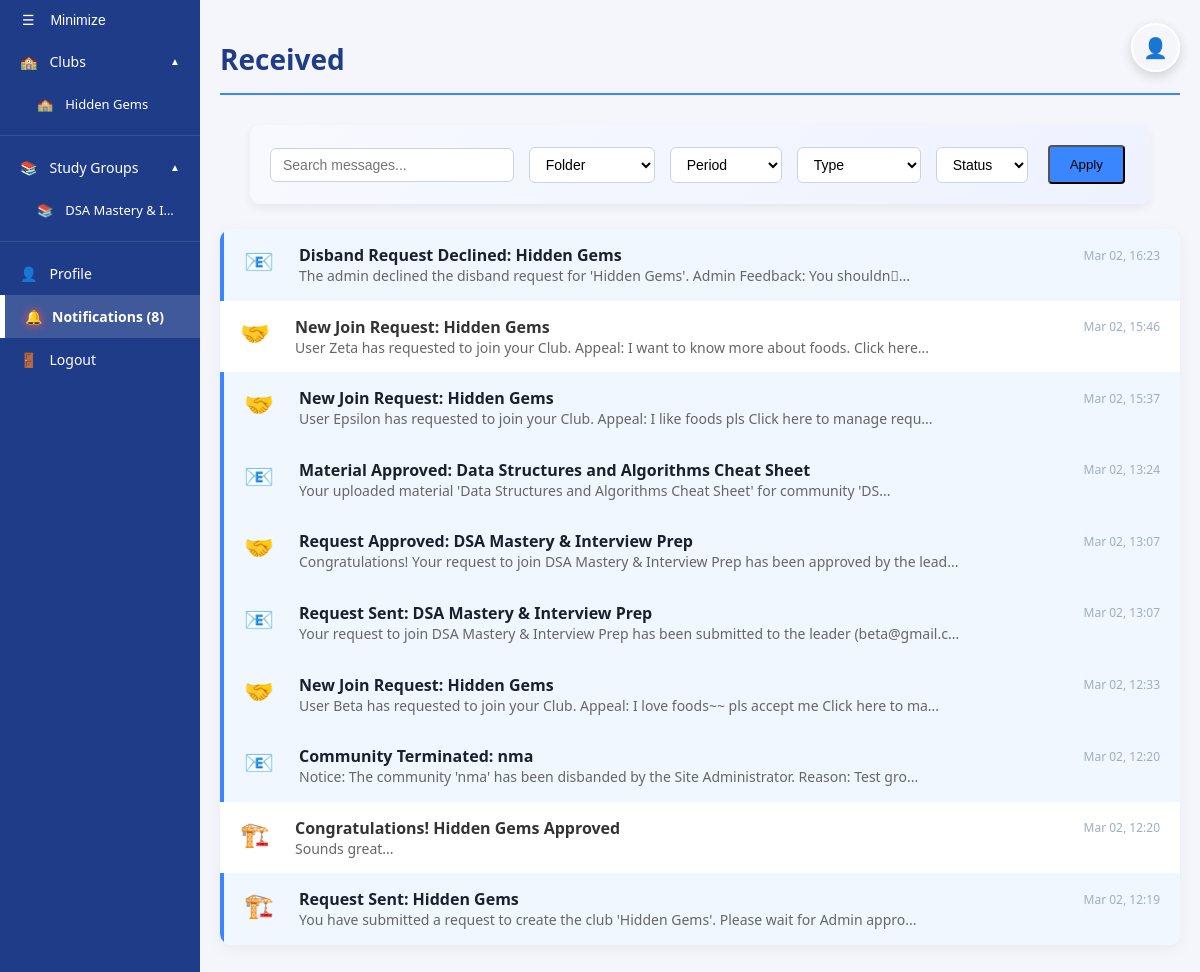
/views/notifications.php (signed in), run on the app's committed database.
### tables this page shows
CREATE TABLE `communities` (
  `id` int(11) NOT NULL,
  `leader_name` varchar(100) NOT NULL,
  `leader_email` varchar(100) NOT NULL,
  `community_name` varchar(100) NOT NULL,
  `type` enum('club','study_group') NOT NULL,
  `category` varchar(50) NOT NULL,
  `description` text NOT NULL,
  `profile_pic` varchar(255) DEFAULT NULL,
  `purpose` text NOT NULL,
  `disband_reason` text DEFAULT NULL,
  `appeal` text DEFAULT NULL,
  `status` enum('pending','approved','rejected','disband_pending') NOT NULL DEFAULT 'pending',
  `created_at` timestamp NOT NULL DEFAULT current_timestamp(),
  `pending_leader` varchar(100) DEFAULT NULL
);

CREATE TABLE `notifications` (
  `id` int(11) NOT NULL,
  `sender_email` varchar(255) NOT NULL,
  `receiver_email` varchar(255) NOT NULL,
  `title` varchar(255) NOT NULL,
  `message` text NOT NULL,
  `type` enum('creation','membership','report','post','system') NOT NULL,
  `status` enum('unread','read') DEFAULT 'unread',
  `created_at` timestamp NOT NULL DEFAULT current_timestamp()
);

### includes/functions.php (called while the page is built, shortened)
<?php
function build_filtered_query($conn, $base_sql, $filters = [], $search = '', $search_cols = [], $sort_sql = '', $initial_params = [], $initial_types = "") {
    $params = $initial_params;
    $types = $initial_types;
    $sql = $base_sql;
    $sql .= " " . $sort_sql;
    $stmt = mysqli_prepare($conn, $sql);
    if (!empty($params)) {
        mysqli_stmt_bind_param($stmt, $types, ...$params);
    }
    mysqli_stmt_execute($stmt);
    return mysqli_stmt_get_result($stmt);
}
?>

### views/notifications.php (the view, shortened to what this page needs)
<?php
include('../includes/db.php');
include('../includes/functions.php');
$user_email = $_SESSION['user'];
$search = $_GET['search'] ?? '';
$folder = $_GET['folder'] ?? 'received';
$type = $_GET['type'] ?? '';
$status = $_GET['status'] ?? '';
$params = [];
$types = "";
if ($folder === 'sent') {
    $base_sql = "SELECT * FROM notifications WHERE sender_email = ?";
} else {
    $base_sql = "SELECT * FROM notifications WHERE receiver_email = ?";
}
$params[] = $user_email;
$types .= "s";
$result = build_filtered_query(
    $conn,
    $base_sql,
    ['type' => $type, 'status' => $status],
    $search,
    ['title', 'message'],
    "ORDER BY created_at DESC",
    $params,
    $types
);
?>
<!DOCTYPE html>
<html lang="en">
<head>
    <link rel="stylesheet" href="../assets/css/notifications.css?v=<?php echo time(); ?>">
    <link rel="stylesheet" href="../assets/css/dashboards.css?v=<?php echo time(); ?>">
</head>
<body>
<?php include '../includes/navbar.php' ?>
<div class="main-content" id="main">
    <div class="dashboard-container">
        <div class="dashboard-header" style="display:flex; justify-content: space-between;">
            <h1><?php echo ucfirst($folder); ?></h1>
        </div>
        <?php include '../includes/filter_component.php'; ?>
        <div class="noti-list">
            <?php if(mysqli_num_rows($result) > 0): ?>
                <?php while($row = mysqli_fetch_assoc($result)): ?>
                    <a href="../views/view_notification.php?id=<?php echo $row['id']; ?>" class="noti-item-link">
                        <div class="noti-item <?php echo ($row['status'] == 'unread') ? 'unread' : 'read'; ?>">
                            <div class="noti-icon">
                                <?php
                                    if($row['type'] == 'creation') echo '🏗️';
                                    elseif($row['type'] == 'membership') echo '🤝';
                                    elseif($row['type'] == 'report') echo '🚩';
                                    else echo '📧';
                                ?>
                            </div>
                            <div class="noti-content">
                                <div class="noti-title-row">
                                    <h4><?php echo htmlspecialchars($row['title']); ?></h4>
                                    <span class="noti-time"><?php echo date('M d, H:i', strtotime($row['created_at'])); ?></span>
                                </div>
                                <p class="noti-preview">
                                    <?php echo substr(htmlspecialchars($row['message']), 0, 100); ?>...
                                </p>
                            </div>
                        </div>
                    </a>
                <?php endwhile; ?>
            <?php else: ?>
                <div class="empty-state" style="padding-left: 20px">
                    <p>No messages in your <?php echo $folder; ?> folder.</p>
                </div>
            <?php endif; ?>
        </div>
    </div>
</div>
</body>
</html>

### includes/navbar.php (shortened to what this page needs)
<?php
include ('db.php');
$current_page = basename($_SERVER['PHP_SELF']);
$isLoggedIn = isset($_SESSION['user']);
$role = $_SESSION['role'] ?? 'user';
$email = $_SESSION['user'] ?? null;
$unread_count = 0;
if ($isLoggedIn) {
    $unread_query = "SELECT COUNT(*) as total FROM notifications WHERE receiver_email = '$email' AND status = 'unread'";
    $unread_result = mysqli_query($conn, $unread_query);
    if ($unread_result) {
        $unread_data = mysqli_fetch_assoc($unread_result);
        $unread_count = $unread_data['total'];
    }
}
$user_clubs = [];
$user_study_groups = [];
if ($isLoggedIn && $role !== 'admin') {
    $comm_query = "SELECT DISTINCT c.id, c.community_name, c.type
                   FROM communities c
                   LEFT JOIN members m ON c.id = m.community_id
                   WHERE (m.user_email = '$email' OR c.leader_email = '$email')
                   AND c.status = 'approved'
                   ORDER BY c.community_name ASC";
    $comm_result = mysqli_query($conn, $comm_query);
    if ($comm_result) {
        while ($row = mysqli_fetch_assoc($comm_result)) {
            if (isset($row['id'])) {
                if ($row['type'] === 'club') {
                    $user_clubs[] = $row;
                } else {
                    $user_study_groups[] = $row;
                }
            }
        }
    } else {
        error_log("Navbar Query Failed: " . mysqli_error($conn));
    }
}
function renderCommunityList($list, $type_label) {
    $limit = 5;
    echo '<div class="community-group" id="' . strtolower($type_label) . '-list">';
    foreach ($list as $index => $comm) {
        $hidden_class = ($index >= $limit) ? 'hidden-item' : '';
        $active_class = (isset($_GET['id']) && $_GET['id'] == $comm['id']) ? 'active' : '';
        echo '<a href="../views/club_dashboard.php?id=' . $comm['id'] . '" class="nav-item sub-item ' . $hidden_class . ' ' . $active_class . '" title="' . htmlspecialchars($comm['community_name']) . '">
                <span class="comm-icon">' . ($type_label == "Club" ? "🏫" : "📚") . '</span>
                <span class="comm-name">' . htmlspecialchars($comm['community_name']) . '</span>
              </a>';
    }
    echo '</div><hr class="sidebar-divider">';
}
?>
<!DOCTYPE html>
<html lang="en">
<head>
    <link rel="stylesheet" href="../assets/css/global.css?v=<?php echo time(); ?>">
    <link rel="stylesheet" href="../assets/css/sidebar.css?v=<?php echo time(); ?>">
</head>
<body>
<div class="sidebar" id="sidebar">
    <?php if ($isLoggedIn && $current_page !== 'dashboard.php'): ?>
        <div class="floating-profile-container">
            <a href="../views/dashboard.php" class="floating-profile-link">
                <div class="profile-icon-circle">
                    👤
                </div>
            </a>
        </div>
    <?php endif; ?>
    <button class="collapse-btn" title="Toggle Sidebar">
        ☰ <span>Minimize</span>
    </button>
    <?php if($isLoggedIn): ?>
        <?php if($role === 'admin'): ?>
            <a href="../views/statistics.php" class="nav-item <?php echo ($current_page == 'statistics.php') ? 'active' : ''; ?>">
                📈 <span>Insights</span>
            </a>
            <a href="../views/admin_dashboard.php" class="nav-item <?php echo ($current_page == 'admin_dashboard.php') ? 'active' : ''; ?>">
                📊 <span>Manage Requests</span>
            </a>
            <a href="../views/manage_users.php" class="nav-item <?php echo ($current_page == 'manage_users.php') ? 'active' : ''; ?>">
                👥 <span>Manage Users</span>
            </a>
            <a href="../views/manage_communities.php" class="nav-item <?php echo ($current_page == 'manage_communities.php') ? 'active' : ''; ?>">
                🏗️ <span>Manage Communities</span>
            </a>
            <a href="../views/manage_reports.php" class="nav-item <?php echo ($current_page == 'manage_reports.php') ? 'active' : ''; ?>">
                🚩 <span>Manage Reports</span>
            </a>
        <?php else: ?>
            <div class="nav-tab-header">
                <a href="../views/clubs.php" class="nav-item <?php echo ($current_page == 'clubs.php') ? 'active' : ''; ?>"style="width: 150px;">
                    🏫 <span>Clubs</span>
                </a>
                <button class="section-toggle-btn" onclick="toggleSection('club-list', this)">▲</button>
            </div>
            <div id="club-list">
                <?php renderCommunityList($user_clubs, "Club"); ?>
            </div>
            <div class="nav-tab-header">
                <a href="../views/study_groups.php" class="nav-item <?php echo ($current_page == 'study_groups.php') ? 'active' : ''; ?>" style="width: 150px;">
                    📚 <span>Study Groups</span>
                </a>
                <button class="section-toggle-btn" onclick="toggleSection('study-group-list', this)">▲</button>
            </div>
            <div id="study-group-list">
                <?php renderCommunityList($user_study_groups, "Study Group"); ?>
            </div>
        <?php endif; ?>
        <a href="../views/dashboard.php" class="nav-item <?php echo ($current_page == 'dashboard.php') ? 'active' : ''; ?>">
            👤 <span>Profile</span>
        </a>
        <a href="../views/notifications.php" class="nav-item <?php echo ($current_page == 'notifications.php') ? 'active' : ''; ?>">
            <div class="nav-icon <?php echo ($unread_count > 0) ? 'noti-glow' : ''; ?>">
                🔔
            </div>
            <span>Notifications (<?php echo $unread_count; ?>)</span>
        </a>
        <a href="../public/logout.php" class="nav-item">
            🚪 <span>Logout</span>
        </a>
    <?php endif; ?>
</div>
</body>
</html>

### assets/css/notifications.css (style rules this page uses)
.noti-list { background: white; border-radius: 12px; box-shadow: 0 4px 15px rgba(0,0,0,0.05); overflow: hidden; }
.noti-item { display: flex; padding: 15px 20px; border-bottom: 1px solid #edf2f7; background: white; transition: 0.2s; gap: 15px; }
.noti-item-link { text-decoration: none; color: inherit; display: block; }
.noti-item:last-child { border-bottom: none; }
.noti-item.unread { background: #f0f7ff; border-left: 4px solid #3a86ff; }
.noti-item.unread h4 { font-weight: 800; color: #1a202c; }
.noti-preview { font-size: 14px; color: #718096; margin-top: 4px; }
.noti-icon { font-size: 24px; min-width: 40px; }
.noti-content { flex: 1; }
.noti-title-row { display: flex; justify-content: space-between; align-items: center; }
.noti-title-row h4 { margin: 0; font-size: 16px; color: #333; }
.noti-time { font-size: 12px; color: #a0aec0; }
.noti-content p { margin: 0; font-size: 14px; color: #666; line-height: 1.4; }

### assets/css/dashboards.css (style rules this page uses)
.dashboard-container { max-width: 1000px; margin: 20px auto; padding: 20px; }
.dashboard-header { margin-bottom: 30px; border-bottom: 2px solid #3a86ff; padding-bottom: 15px; }
.dashboard-header h1 { font-size: 28px; color: #1f3c88; margin: 0; }

### assets/css/global.css (style rules this page uses)
:root { --primary-blue: #1f3c88; --accent-blue: #3a86ff; --bg-light: #f4f6fb; --text-dark: #222; --white: #ffffff; --shadow: 0 4px 12px rgba(0,0,0,0.05); --primary: #1f3c88; --accent: #3a86ff; --text-main: #2d3436; --text-light: #636e72; }
body { margin: 0; font-family: 'Segoe UI', Arial, sans-serif; background: var(--bg-light); color: var(--text-dark); }
.main-content { margin-left: 200px; transition: margin-left 0.3s ease; }

### assets/css/sidebar.css (style rules this page uses)
.sidebar { position: fixed; left: 0; top: 0; width: 200px; height: 100%; background: #1f3c88; transition: width 0.3s ease; z-index: 1000; overflow-x: hidden; }
.nav-item { display: flex; align-items: center; padding: 12px 20px; color: white; text-decoration: none; font-size: 14px; white-space: nowrap; }
.nav-item i, .nav-item { min-width: 60px; }
.nav-item span, .collapse-btn span { margin-left: 12px; opacity: 1; visibility: visible; transition: opacity 0s linear 0.3s, visibility 0s linear 0.3s; }
.nav-item.active { border-left: 5px solid #ffffff; background: rgba(255, 255, 255, 0.15); font-weight: bold; color: #fff !important; }
.collapse-btn { width: 100%; text-align: left; padding: 12px 22px; background: #1f3c88; border: none; color: white; font-size: 14px; cursor: pointer; }
.nav-icon { align-items: center; justify-content: center; width: 0px; margin-right: 15px; text-align: center; flex-shrink: 0; }
.noti-glow { display: inline-block; filter: drop-shadow(0 0 5px #ff4d4d); animation: ring 2s ease infinite; }
.sub-item { padding-left: 25px; font-size: 13px; }
.comm-name { flex: 1; white-space: nowrap; overflow: hidden; text-overflow: ellipsis; max-width: 140px; }
.sidebar-divider { border: 0; border-top: 1px solid rgba(255,255,255,0.1); margin: 10px 0; }
.nav-tab-header { display: flex; align-items: center; justify-content: space-between; position: relative; }
.section-toggle-btn { background: none; border: none; color: white; cursor: pointer; padding: 10px; font-size: 10px; transition: transform 0.3s ease; margin-right: 10px; }
.floating-profile-container { position: fixed; top: 20px; right: 20px; z-index: 1000; }
.floating-profile-link { text-decoration: none; display: flex; flex-direction: row; align-items: center; gap: 12px; }
.profile-icon-circle { width: 45px; height: 45px; border-radius: 50%; display: flex; align-items: center; justify-content: center; font-size: 20px; box-shadow: 0 4px 12px rgba(0, 0, 0, 0.15); transition: transform 0.3s ease, background 0.3s ease; border: 2px solid #fff; }

### data on the page
communities: community_name "Hidden Gems"
communities: community_name "DSA Mastery & I…"
notifications: title "Disband Request Declined: Hidden Gems", created_at "Mar 02, 16:23", message "The admin declined the disband request for 'Hidden Gems'. Admin Feedback: You shouldn\u0003"
notifications: title "New Join Request: Hidden Gems", created_at "Mar 02, 15:46", message "User Zeta has requested to join your Club. Appeal: I want to know more about foods. Click here"
notifications: title "New Join Request: Hidden Gems", created_at "Mar 02, 15:37", message "User Epsilon has requested to join your Club. Appeal: I like foods pls Click here to manage requ"
notifications: title "Material Approved: Data Structures and Algorithms Cheat Sheet", created_at "Mar 02, 13:24", message "Your uploaded material 'Data Structures and Algorithms Cheat Sheet' for community 'DS"
notifications: title "Request Approved: DSA Mastery & Interview Prep", created_at "Mar 02, 13:07", message "Congratulations! Your request to join DSA Mastery & Interview Prep has been approved by the lead"
notifications: title "Request Sent: DSA Mastery & Interview Prep", created_at "Mar 02, 13:07", message "Your request to join DSA Mastery & Interview Prep has been submitted to the leader (beta@gmail.c"
notifications: title "New Join Request: Hidden Gems", created_at "Mar 02, 12:33", message "User Beta has requested to join your Club. Appeal: I love foods~~ pls accept me Click here to ma"
notifications: title "Community Terminated: nma", created_at "Mar 02, 12:20", message "Notice: The community 'nma' has been disbanded by the Site Administrator. Reason: Test gro"
notifications: title "Congratulations! Hidden Gems Approved", created_at "Mar 02, 12:20", message "Sounds great"
notifications: title "Request Sent: Hidden Gems", created_at "Mar 02, 12:19", message "You have submitted a request to create the club 'Hidden Gems'. Please wait for Admin appro"

### other printed values
$unread_count "8"
$folder "Received"
form field folder "Folder"
form field period "Period"
form field type "Type"
form field status "Status"
